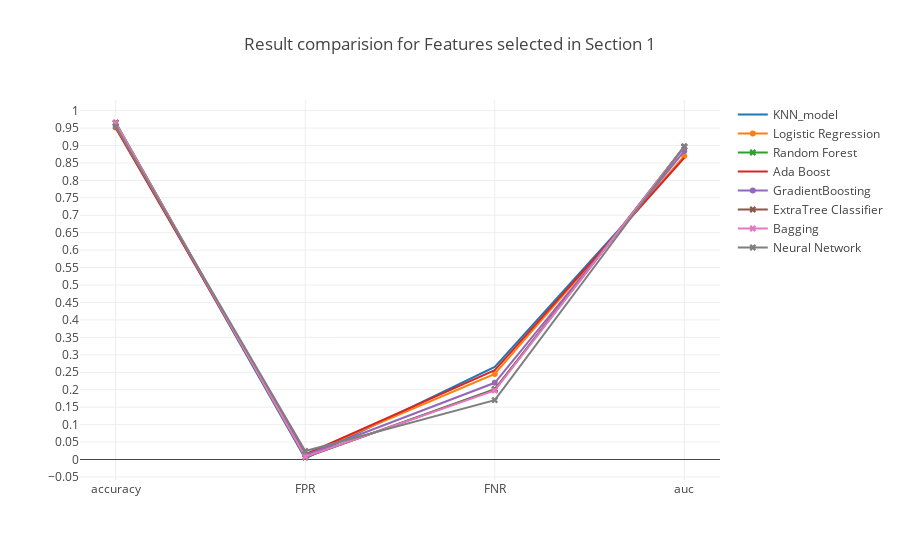

Notebook code cell kept with this figure:
### Markdown cell above
### <a id='1.A' style="text-decoration : none; color : #000000;"> A Results</a>

### Code cell
trace0 = go.Scatter(x=table_80_50_test.iloc[0].index.values[[0,5,6,7]],
                    y=table_80_50_test.iloc[0].values[[0,5,6,7]],
                    mode = 'lines',
                    name = 'KNN_model')

trace1 = go.Scatter(x=table_80_50_test.iloc[1].index.values[[0,5,6,7]],
                    y=table_80_50_test.iloc[1].values[[0,5,6,7]],
                    mode = 'lines+markers',
                    name = 'Logistic Regression')

trace2 = go.Scatter(x=table_80_50_test.iloc[2].index.values[[0,5,6,7]],
                    y=table_80_50_test.iloc[2].values[[0,5,6,7]],
                    mode = 'lines+markers',marker=dict(symbol='x'),
                    name = 'Random Forest')


trace3 = go.Scatter(x=table_80_50_test.iloc[3].index.values[[0,5,6,7]],
                    y=table_80_50_test.iloc[3].values[[0,5,6,7]],
                    mode = 'lines',
                    name = 'Ada Boost')

trace4 = go.Scatter(x=table_80_50_test.iloc[4].index.values[[0,5,6,7]],
                    y=table_80_50_test.iloc[4].values[[0,5,6,7]],
                    mode = 'lines+markers',
                    name = 'GradientBoosting')

trace5 = go.Scatter(x=table_80_50_test.iloc[5].index.values[[0,5,6,7]],
                    y=table_80_50_test.iloc[5].values[[0,5,6,7]],
                    mode = 'lines+markers',marker=dict(symbol='x'),
                    name = 'ExtraTree Classifier')

trace6 = go.Scatter(x=table_80_50_test.iloc[6].index.values[[0,5,6,7]],
                    y=table_80_50_test.iloc[6].values[[0,5,6,7]],
                    mode = 'lines+markers',marker=dict(symbol='x'),
                    name = 'Bagging')

trace7 = go.Scatter(x=table_80_50_test.iloc[7].index.values[[0,5,6,7]],
                    y=table_80_50_test.iloc[7].values[[0,5,6,7]],
                    mode = 'lines+markers',marker=dict(symbol='x'),
                    name = 'Neural Network')



data = [trace0, trace1, trace2, trace3, trace4, trace5, trace6, trace7]
layout = go.Layout(yaxis=dict(tick0=0,dtick=0.05),title='Result comparision for Features selected in Section 1')
fig = go.Figure(data=data, layout=layout)

iplot(fig, filename='Result')

### Figure 1 — Plotly figure (JSON) as saved in the notebook; plotly's stock layout.template omitted (floating-point values rounded to 4 significant figures)
{"data": [{"mode": "lines", "name": "KNN_model", "type": "scatter", "uid": "0c56c6b5-de0e-44a0-8df6-d3b5b2358972", "x": ["accuracy", "FPR", "FNR", "auc"], "y": [0.9584, 0.003256, 0.2652, 0.8658]}, {"mode": "lines+markers", "name": "Logistic Regression", "type": "scatter", "uid": "13cb4781-18dd-49d7-9c47-28a933a9a51d", "x": ["accuracy", "FPR", "FNR", "auc"], "y": [0.9518, 0.0144, 0.2454, 0.8701]}, {"marker": {"symbol": "x"}, "mode": "lines+markers", "name": "Random Forest", "type": "scatter", "uid": "5be1fd33-7ff0-442e-aaa0-84c531c778d9", "x": ["accuracy", "FPR", "FNR", "auc"], "y": [0.9649, 0.006512, 0.2016, 0.8959]}, {"mode": "lines", "name": "Ada Boost", "type": "scatter", "uid": "199f402c-e2c1-41cb-af2b-10eaea72d167", "x": ["accuracy", "FPR", "FNR", "auc"], "y": [0.9499, 0.01478, 0.2564, 0.8644]}, {"mode": "lines+markers", "name": "GradientBoosting", "type": "scatter", "uid": "ac213d03-1b07-47d5-9656-8e9e9cf23918", "x": ["accuracy", "FPR", "FNR", "auc"], "y": [0.9572, 0.0124, 0.2199, 0.8839]}, {"marker": {"symbol": "x"}, "mode": "lines+markers", "name": "ExtraTree Classifier", "type": "scatter", "uid": "66e06aff-464c-4ed6-8c4d-99715060f9fb", "x": ["accuracy", "FPR", "FNR", "auc"], "y": [0.9651, 0.006512, 0.2001, 0.8967]}, {"marker": {"symbol": "x"}, "mode": "lines+markers", "name": "Bagging", "type": "scatter", "uid": "71ea75fb-1062-4b51-a216-f3d284e73704", "x": ["accuracy", "FPR", "FNR", "auc"], "y": [0.9642, 0.008015, 0.198, 0.897]}, {"marker": {"symbol": "x"}, "mode": "lines+markers", "name": "Neural Network", "type": "scatter", "uid": "c418036e-0137-459c-a206-d5c0db7810ae", "x": ["accuracy", "FPR", "FNR", "auc"], "y": [0.9542, 0.02442, 0.1702, 0.897]}], "layout": {"title": "Result comparision for Features selected in Section 1", "yaxis": {"dtick": 0.05, "tick0": 0}}}
